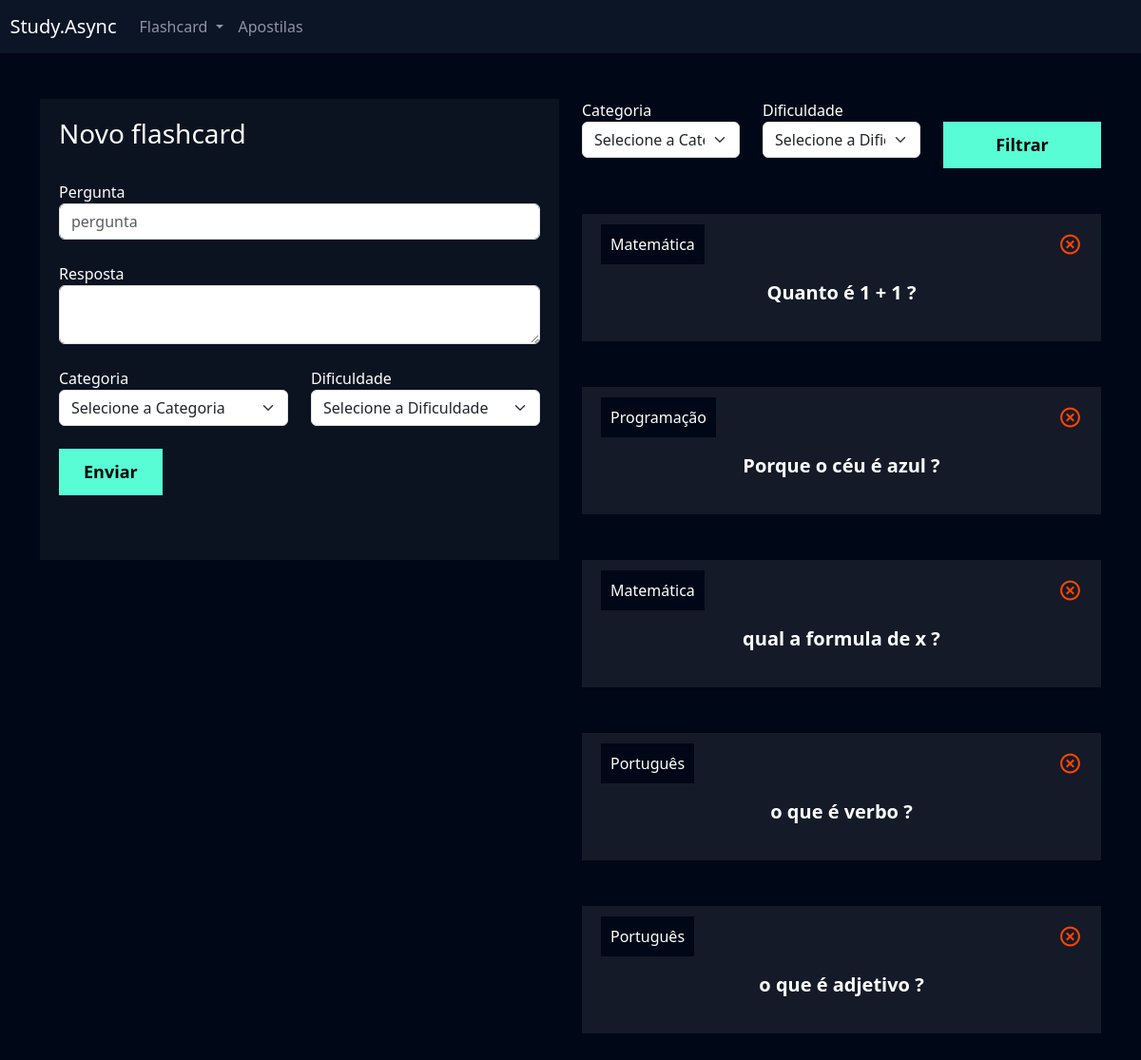
Screenshot of /flashcard/novo_flashcard/ (signed in) with the database file from the repository.
### flashcard/models.py (models this page shows, shortened)
class Flashcard(models.Model):
    DIFICULDADE_CHOICES = (('D', 'Difícil'), ('M', 'Médio'), ('F', 'Fácil'))
    user = models.ForeignKey(User, on_delete=models.DO_NOTHING)
    pergunta = models.CharField(max_length=100)
    resposta = models.TextField()
    categoria = models.ForeignKey(Categoria, on_delete=models.DO_NOTHING)
    dificuldade = models.CharField(max_length=1, choices=DIFICULDADE_CHOICES)

class Categoria(models.Model):
    nome = models.CharField(max_length=20)
    def __str__(self):
        return self.nome

### flashcard/views.py (the view, shortened to what this page needs)
# urls.py: path('novo_flashcard/', views.novo_flashcard, name="novo_flashcard"),
def novo_flashcard(request):
    if not request.user.is_authenticated:
        return redirect('usuarios/logar')
    if request.method == "GET":
        categorias = Categoria.objects.all()
        dificuldades = Flashcard.DIFICULDADE_CHOICES
        flashcards = Flashcard.objects.filter(user=request.user)
        categoria_filtrar = request.GET.get('categoria')
        dificuldade_filtrar = request.GET.get('dificuldade')
        if categoria_filtrar:
            flashcards = flashcards.filter(categoria__id = categoria_filtrar)
        if dificuldade_filtrar:
            flashcards = flashcards.filter(dificuldade=dificuldade_filtrar)
        return render(request, 'novo_flashcard.html', {'categorias': categorias, 'dificuldades': dificuldades, 'flashcards': flashcards})

### flashcard/templates/novo_flashcard.html (shortened to what this page needs)
{% extends "base.html" %}
{% load static %}
{% block 'cabecalho' %}
<link href="{% static 'usuarios/css/cadastro.css' %}" rel="stylesheet">
<link href='https://unpkg.com/boxicons@2.1.4/css/boxicons.min.css' rel='stylesheet'>
<link rel="stylesheet" href="{% static 'flashcard/css/novo_flashcard.css' %}">
{% endblock 'cabecalho' %}
{% block 'conteudo' %}
{% include "partials/header.html" %}
<div class="container">
    <br>
    <br>
    <div class="row">
        <div class="col-md">
            <div class="box-form">
                <form action="{% url 'novo_flashcard' %}" method="POST"> {% csrf_token %}
                    <h3>Novo flashcard</h3>
                    <br>
                    <label>Pergunta</label>
                    <input type="text" class="form-control" placeholder="pergunta" name="pergunta">
                    <br>
                    <label>Resposta</label>
                    <textarea class="form-control" name="resposta"></textarea>
                    <br>
                    <div class="row">
                        <div class="col-md">
                            <label for="">Categoria</label>
                            <select class="form-select" name="categoria">
                                <option value="">Selecione a Categoria</option>
                            </select>
                        </div>
                        <div class="col-md">
                            <label for="">Dificuldade</label>
                            <select class="form-select" name="dificuldade">
                                <option value="">Selecione a Dificuldade</option>
                            </select>
                        </div>
                    </div>
                    <br>
                    <input type="submit" value="Enviar" class="btn-cadastro">
                    <br>
                    <br>
                    <br>
                </form>
            </div>
        </div>
        <div class="col-md">
            <form action="{% url 'novo_flashcard' %}" method="GET">
                <div class="row">
                    <div class="col-md">
                        <label for="">Categoria</label>
                        <select name="categoria" id="" class="form-select">
                            <option value="">Selecione a Categoria</option>
                        </select>
                    </div>
                    <div class="col-md">
                        <label for="">Dificuldade</label>
                        <select name="dificuldade" id="" class="form-select">
                            <option value="">Selecione a Dificuldade</option>
                        </select>
                    </div>
                    <div class="col-md">
                        <br>
                        <input type="submit" style="width: 100%" value="Filtrar" class="btn-cadastro">
                    </div>
                </div>
            </form>
            <br>
            <br>
            {% for flash in flashcards %}
                <div class="box-new-flashcard" onclick="flipCard({{flash.id}})">
                    <div class="flashcard ">
                        <div class="flashcard-categoria">
                            {{flash.categoria}}
                        </div>
                        <a href="{% url 'deletar_flashcard' flash.id %}"><i class='icone-exit bx bx-x-circle'></i></a>
                        <br>
                        <br>
                        <div class="flashcard-box-item">
                            <p class="flashcard-item">{{flash.pergunta}} ?</p>
                        </div>
                    </div>
                </div>
                <br>
                <br>
            {% endfor %}
        </div>
    </div>
</div>
{% endblock 'conteudo' %}

### templates/base.html (shortened to what this page needs)
{% load static %}
<!DOCTYPE html>
<html lang="en">
<head>
    <link href="https://cdn.jsdelivr.net/npm/bootstrap@5.3.2/dist/css/bootstrap.min.css" rel="stylesheet">
    <link rel="stylesheet" href="{% static 'geral/css/base.css' %}">
    {% block 'cabecalho' %} {% endblock %}
</head>
<body>
    {% block 'conteudo' %}{% endblock %}
</body>
</html>

### templates/partials/header.html (shortened to what this page needs)
<nav style="background-color: var(--main-color)" class="navbar navbar-expand-lg navbar-dark">
    <a class="navbar-brand" href="#">&nbsp&nbspStudy.Async</a>
    <div class="collapse navbar-collapse" id="navbarNav">
        <ul class="navbar-nav">
            <li class="nav-item dropdown">
                <a class="nav-link dropdown-toggle" href="#" id="navbarDropdown" role="button" data-bs-toggle="dropdown"
                    aria-expanded="false">
                    Flashcard
                </a>
            </li>
            <li class="nav-item">
                <a class="nav-link" href="">Apostilas</a>
            </li>
        </ul>
    </div>
</nav>

### templates/static/geral/css/base.css (style rules this page uses)
:root { --main-color: #0b1526; --dark-color: #000716; --secondary-dark-color: rgb(15, 2, 26); --light-color: #00c1f3; --contrast-color: #f4c96b; --differential-color: #58fcd5; }
body { background-color: var(--dark-color) !important; color: white !important; }

### templates/static/usuarios/css/cadastro.css (style rules this page uses)
* { margin: 0; padding: 0; }
.box-form { padding: 20px; background-color: rgba(217,217,217, .05); color: white !important; }
.btn-cadastro { padding: 10px; background-color: #58fcd5; border: none; border: 1px solid #58fcd5; font-size: 18px; font-weight: bold; padding-left: 25px; padding-right: 25px; }

### templates/static/flashcard/css/novo_flashcard.css (style rules this page uses)
.flashcard { background-color: rgba(255, 255, 255, .08); padding: 20px; }
.flashcard-box-item { text-align: center; }
.flashcard p { font-size: 20px; font-weight: bold; cursor: pointer; }
.flashcard-categoria { background-color: var(--dark-color); display: inline; padding: 10px; }
.icone-exit { float: right; font-size: 25px; color: orangered; }

### rows the page displays
Flashcard: categoria "Matemática", pergunta "Quanto é 1 + 1"
Flashcard: categoria "Programação", pergunta "Porque o céu é azul"
Flashcard: categoria "Matemática", pergunta "qual a formula de x"
Flashcard: categoria "Português", pergunta "o que é verbo"
Flashcard: categoria "Português", pergunta "o que é adjetivo"
